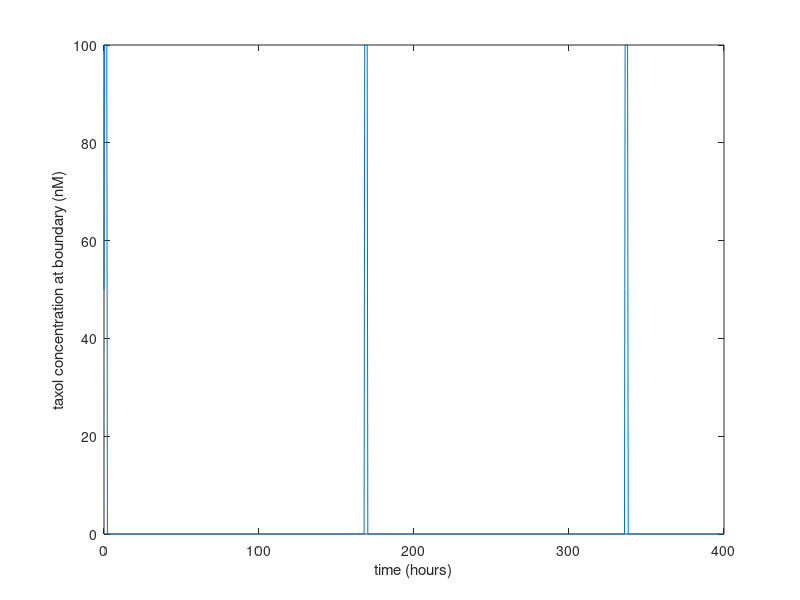

This figure's MATLAB source: (Note: this script raises an error after producing the figure.)
clear all
close all
save_file = 'C:\Users\isaac\Documents\neat_figs2\'; % Place to save figures
%%
x1 = 0:0.2:400;
y = 25*(1+ tanh(100*mod(x1,24*7))).*(1 + tanh(100*(2 - mod(x1,24*7))));

figure(3)
plot(x1,y)
xlabel('time (hours)')
ylabel('taxol concentration at boundary (nM)')
file_name = [save_file 'periodicBC.eps'];
export_fig(figure(3),file_name)

%%
Bmaxc = 6930;
ICN = 0.9*10^6;
V_onecell = 4*10^(-6);
D = 0.024;
B0 = 6300;
T0 = 3*B0;
Cn = 0;
t0 = 0;
v = 0;
lengths = [1000 500 250 100];
   for k = 1:4
          L = lengths(k)/1000;
            L1 = lengths(k)/100;
            N = 101;
            n = N-1;
    for j = 1:n
        C_ef1(j) = 0;
        C_eb1(j) = 0;
        P1(j) = ICN/(n);
        C_if1(j) = 0;
        C_is1(j) = 0;
        C_ins1(j) = 0;
        B1(j) = B0;
        C_n1(j) = Cn;
        T_tot1(j) = T0;
    end
    for j = N
        C_ef1(j) = 100;
        C_eb1(j) = 0;
        P1(j) = 0;
        C_if1(j) = 0;
        C_is1(j) = 0;
        C_ins1(j) = 0;
        B1(j) = 0;
        C_n1(j) = Cn;
        T_tot1(j) = 0;
    end

            
V_medium = L*10^3;
t = 0:0.05:2*24*7;
dx = L/100;
dt = 0.05;
x = 0:dx:L;
x1 = 1000*x;
x_loc = find(x1==(lengths(k)-100));
N = 101;
D = 0.048;
C_initial = 100;
y_initial = [C_ef1 C_eb1 P1 C_if1 C_is1 C_ins1 B1 C_n1 T_tot1];
opts = odeset('MaxStep',1);
    sol2 = ode15s(@pde_2,[t0 48*7],y_initial, opts, N,V_medium,D,dx,Bmaxc,n,ICN,v);
    t5 = 0:0.05:2*24*7;
    g = deval(sol2,t5);
    C_efree = g(1:N,:); % free extra conc over first 2 hrs
    C_ebnd = g(N+1:2*N,:); % extra bnd conc over first 2 hrs
    P = g(2*N+1:3*N,:);
    C_if = g(3*N+1:4*N,:);
    C_is = g(4*N+1:5*N,:);
    C_ins = g(5*N+1:6*N,:);
    B = g(6*N+1:7*N,:);
    C_n = g(7*N+1:8*N,:);
    T_tot = g(8*N+1:9*N,:);
    C_tot2 = C_is+C_if+C_ins;
    C_fin2 = C_tot2(:,end);
    C_tot = C_tot2;
    
    data = [C_tot, x1'];
    [i1,j1] = find(C_tot > 7);
    score(k) = sum(i1*L1);
    figure(8)
    if k ==1
        plot(j1/20,1.1*(lengths(k) - i1*L1))
        hold on
    end
    plot(j1/20,(lengths(k)-i1*L1))
    hold on
    %%
%%
y_initial1 = [C_ef1 C_ebnd(:,end)' P1(:,end) C_if1(:,end)' C_is1(:,end)' C_ins1(:,end)' B1(:,end)' C_n1(:,end)' T_tot1(:,end)'];

opts = odeset('MaxStep',1);
    sol2 = ode15s(@pde_2,[t0 24*7],y_initial, opts, N,V_medium,D,dx,Bmaxc,n,ICN,v);
    t5 = 0:0.05:24*7;
    g = deval(sol2,t5);
    C_efree = g(1:N,:); % free extra conc over first 2 hrs
    C_ebnd = g(N+1:2*N,:); % extra bnd conc over first 2 hrs
    P = g(2*N+1:3*N,:);
    C_if = g(3*N+1:4*N,:);
    C_is = g(4*N+1:5*N,:);
    C_ins = g(5*N+1:6*N,:);
    B = g(6*N+1:7*N,:);
    C_n = g(7*N+1:8*N,:);
    T_tot = g(8*N+1:9*N,:);
    C_tot3 = C_is+C_if+C_ins;
    C_fin2 = C_tot2(:,end);
    C_tot = [C_tot2 C_tot3];
    
    data = [C_tot, x1'];
    [i2,j2] = find(C_tot3 > 7);
    times1 = [j1/20; 168; j2/20+168];
    prof1 = [1.1*(lengths(k) - i1*L1); 0; 1.1*(lengths(k) - i2*L1)];
    prof2 = [(lengths(k) - i1*L1); 0; (lengths(k) - i2*L1)];
     figure(9)
    if k ==1
        plot(times1,prof1)
        hold on
    end
    plot(times1,prof2)
    hold on
   end
    %%
    y11 = 130*ones(1,21);
     y12 = 0:5:100;
     figure(8)
     plot(y12,y11,'k--')
     ylabel('effective penetration depth (\mu m)')
     xlabel('time (hours)')
     legend({'2000 \mu m','1000 \mu m','500 \mu m','250\mu m', '100 \mu m','proliferating region'},'location','best')
     file_name = [save_file, 'taxvar.eps']; 
export_fig(figure(8),file_name)
       %%
     y13 = 130*ones(1,71);
     y14 = 0:5:350;
     figure(9)
     plot(y14,y13,'k--')
     hold on
     ylabel('effective penetration depth (\mu m)')
     xlabel('time (hours)')
     legend({'2000 \mu m','1000 \mu m','500 \mu m','250\mu m', '100 \mu m','proliferating region'},'location','best')
     file_name = [save_file, 'taxvarper.eps']; 
 export_fig(figure(9),file_name)